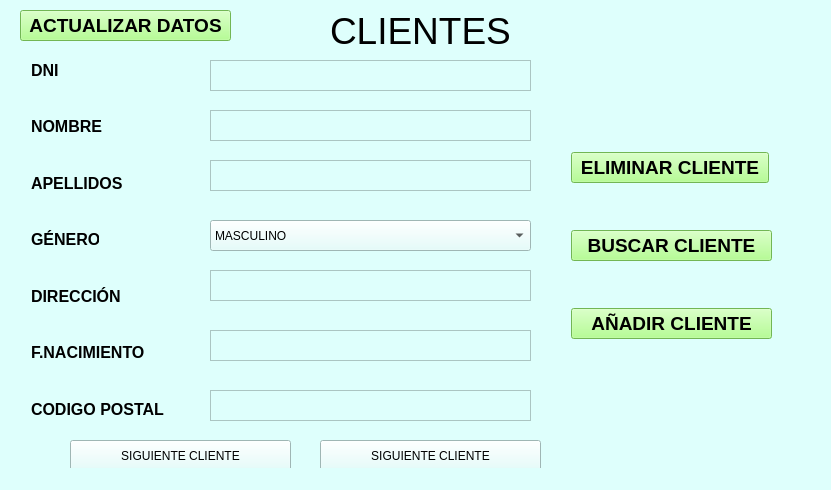
<?xml version="1.0" encoding="UTF-8"?>
<ui version="4.0">
 <class>MainWindow</class>
 <widget class="QMainWindow" name="MainWindow">
  <property name="geometry">
   <rect>
    <x>0</x>
    <y>0</y>
    <width>831</width>
    <height>490</height>
   </rect>
  </property>
  <property name="windowTitle">
   <string>Clientes</string>
  </property>
  <property name="styleSheet">
   <string notr="true">background-color:rgb(222, 255, 252)</string>
  </property>
  <widget class="QWidget" name="centralwidget">
   <widget class="QLabel" name="label">
    <property name="geometry">
     <rect>
      <x>330</x>
      <y>10</y>
      <width>191</width>
      <height>41</height>
     </rect>
    </property>
    <property name="minimumSize">
     <size>
      <width>191</width>
      <height>0</height>
     </size>
    </property>
    <property name="font">
     <font>
      <family>MS Sans Serif</family>
      <pointsize>28</pointsize>
     </font>
    </property>
    <property name="styleSheet">
     <string notr="true">color: rgb(0, 0, 0);</string>
    </property>
    <property name="text">
     <string>CLIENTES</string>
    </property>
   </widget>
   <widget class="QLabel" name="dni">
    <property name="geometry">
     <rect>
      <x>31</x>
      <y>61</y>
      <width>31</width>
      <height>19</height>
     </rect>
    </property>
    <property name="font">
     <font>
      <pointsize>12</pointsize>
      <weight>75</weight>
      <bold>true</bold>
     </font>
    </property>
    <property name="text">
     <string>DNI</string>
    </property>
   </widget>
   <widget class="QLabel" name="nombre">
    <property name="geometry">
     <rect>
      <x>31</x>
      <y>117</y>
      <width>71</width>
      <height>19</height>
     </rect>
    </property>
    <property name="font">
     <font>
      <pointsize>12</pointsize>
      <weight>75</weight>
      <bold>true</bold>
     </font>
    </property>
    <property name="text">
     <string>NOMBRE</string>
    </property>
   </widget>
   <widget class="QLabel" name="apellidos">
    <property name="geometry">
     <rect>
      <x>31</x>
      <y>174</y>
      <width>92</width>
      <height>19</height>
     </rect>
    </property>
    <property name="font">
     <font>
      <pointsize>12</pointsize>
      <weight>75</weight>
      <bold>true</bold>
     </font>
    </property>
    <property name="text">
     <string>APELLIDOS</string>
    </property>
   </widget>
   <widget class="QLabel" name="genero">
    <property name="geometry">
     <rect>
      <x>31</x>
      <y>230</y>
      <width>68</width>
      <height>19</height>
     </rect>
    </property>
    <property name="font">
     <font>
      <pointsize>12</pointsize>
      <weight>75</weight>
      <bold>true</bold>
     </font>
    </property>
    <property name="text">
     <string>GÉNERO</string>
    </property>
   </widget>
   <widget class="QLabel" name="direccion">
    <property name="geometry">
     <rect>
      <x>31</x>
      <y>287</y>
      <width>94</width>
      <height>19</height>
     </rect>
    </property>
    <property name="font">
     <font>
      <pointsize>12</pointsize>
      <weight>75</weight>
      <bold>true</bold>
     </font>
    </property>
    <property name="text">
     <string>DIRECCIÓN</string>
    </property>
   </widget>
   <widget class="QLabel" name="fnacimiento">
    <property name="geometry">
     <rect>
      <x>31</x>
      <y>343</y>
      <width>122</width>
      <height>19</height>
     </rect>
    </property>
    <property name="font">
     <font>
      <pointsize>12</pointsize>
      <weight>75</weight>
      <bold>true</bold>
     </font>
    </property>
    <property name="text">
     <string>F.NACIMIENTO</string>
    </property>
   </widget>
   <widget class="QLabel" name="label_8">
    <property name="geometry">
     <rect>
      <x>31</x>
      <y>400</y>
      <width>136</width>
      <height>19</height>
     </rect>
    </property>
    <property name="font">
     <font>
      <pointsize>12</pointsize>
      <weight>75</weight>
      <bold>true</bold>
     </font>
    </property>
    <property name="text">
     <string>CODIGO POSTAL</string>
    </property>
   </widget>
   <widget class="QComboBox" name="comboBox">
    <property name="geometry">
     <rect>
      <x>210</x>
      <y>220</y>
      <width>321</width>
      <height>31</height>
     </rect>
    </property>
    <item>
     <property name="text">
      <string>MASCULINO</string>
     </property>
    </item>
    <item>
     <property name="text">
      <string>FEMENINO</string>
     </property>
    </item>
   </widget>
   <widget class="QTextEdit" name="textEdit">
    <property name="geometry">
     <rect>
      <x>210</x>
      <y>160</y>
      <width>321</width>
      <height>31</height>
     </rect>
    </property>
   </widget>
   <widget class="QTextEdit" name="textEdit_2">
    <property name="geometry">
     <rect>
      <x>210</x>
      <y>60</y>
      <width>321</width>
      <height>31</height>
     </rect>
    </property>
   </widget>
   <widget class="QTextEdit" name="textEdit_3">
    <property name="geometry">
     <rect>
      <x>210</x>
      <y>110</y>
      <width>321</width>
      <height>31</height>
     </rect>
    </property>
   </widget>
   <widget class="QTextEdit" name="textEdit_4">
    <property name="geometry">
     <rect>
      <x>210</x>
      <y>270</y>
      <width>321</width>
      <height>31</height>
     </rect>
    </property>
   </widget>
   <widget class="QTextEdit" name="textEdit_5">
    <property name="geometry">
     <rect>
      <x>210</x>
      <y>330</y>
      <width>321</width>
      <height>31</height>
     </rect>
    </property>
   </widget>
   <widget class="QTextEdit" name="textEdit_6">
    <property name="geometry">
     <rect>
      <x>210</x>
      <y>390</y>
      <width>321</width>
      <height>31</height>
     </rect>
    </property>
   </widget>
   <widget class="QPushButton" name="pushButton">
    <property name="geometry">
     <rect>
      <x>20</x>
      <y>10</y>
      <width>211</width>
      <height>31</height>
     </rect>
    </property>
    <property name="font">
     <font>
      <pointsize>14</pointsize>
      <weight>75</weight>
      <bold>true</bold>
     </font>
    </property>
    <property name="styleSheet">
     <string notr="true">background-color: rgb(159, 255, 117);</string>
    </property>
    <property name="text">
     <string>ACTUALIZAR DATOS</string>
    </property>
   </widget>
   <widget class="QPushButton" name="pushButton_2">
    <property name="geometry">
     <rect>
      <x>571</x>
      <y>308</y>
      <width>201</width>
      <height>31</height>
     </rect>
    </property>
    <property name="font">
     <font>
      <pointsize>14</pointsize>
      <weight>75</weight>
      <bold>true</bold>
     </font>
    </property>
    <property name="styleSheet">
     <string notr="true">background-color: rgb(159, 255, 117);</string>
    </property>
    <property name="text">
     <string>AÑADIR CLIENTE</string>
    </property>
   </widget>
   <widget class="QPushButton" name="pushButton_3">
    <property name="geometry">
     <rect>
      <x>571</x>
      <y>152</y>
      <width>198</width>
      <height>31</height>
     </rect>
    </property>
    <property name="font">
     <font>
      <pointsize>14</pointsize>
      <weight>75</weight>
      <bold>true</bold>
     </font>
    </property>
    <property name="styleSheet">
     <string notr="true">background-color: rgb(159, 255, 117);</string>
    </property>
    <property name="text">
     <string>ELIMINAR CLIENTE</string>
    </property>
   </widget>
   <widget class="QPushButton" name="pushButton_4">
    <property name="geometry">
     <rect>
      <x>571</x>
      <y>230</y>
      <width>201</width>
      <height>31</height>
     </rect>
    </property>
    <property name="font">
     <font>
      <pointsize>14</pointsize>
      <weight>75</weight>
      <bold>true</bold>
     </font>
    </property>
    <property name="styleSheet">
     <string notr="true">background-color: rgb(159, 255, 117);</string>
    </property>
    <property name="text">
     <string>BUSCAR CLIENTE</string>
    </property>
   </widget>
   <widget class="QPushButton" name="pushButton_5">
    <property name="geometry">
     <rect>
      <x>320</x>
      <y>440</y>
      <width>221</width>
      <height>31</height>
     </rect>
    </property>
    <property name="text">
     <string>SIGUIENTE CLIENTE</string>
    </property>
    <property name="icon">
     <iconset>
      <normaloff>../../../../Desktop/DERECHA.png</normaloff>../../../../Desktop/DERECHA.png</iconset>
    </property>
    <property name="iconSize">
     <size>
      <width>60</width>
      <height>60</height>
     </size>
    </property>
   </widget>
   <widget class="QPushButton" name="pushButton_6">
    <property name="geometry">
     <rect>
      <x>70</x>
      <y>440</y>
      <width>221</width>
      <height>31</height>
     </rect>
    </property>
    <property name="text">
     <string>SIGUIENTE CLIENTE</string>
    </property>
    <property name="icon">
     <iconset>
      <normaloff>../../../../Desktop/IZQ.png</normaloff>../../../../Desktop/IZQ.png</iconset>
    </property>
    <property name="iconSize">
     <size>
      <width>60</width>
      <height>60</height>
     </size>
    </property>
   </widget>
  </widget>
  <widget class="QStatusBar" name="statusbar"/>
 </widget>
 <tabstops>
  <tabstop>comboBox</tabstop>
  <tabstop>textEdit_3</tabstop>
  <tabstop>textEdit_2</tabstop>
  <tabstop>textEdit</tabstop>
  <tabstop>textEdit_4</tabstop>
  <tabstop>textEdit_5</tabstop>
 </tabstops>
 <resources/>
 <connections/>
</ui>
